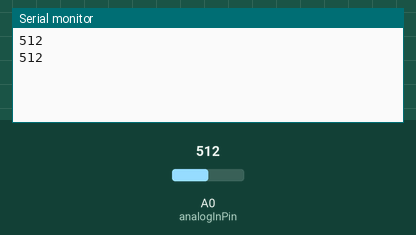
Recording of a sketch running on a simulated Arduino Uno, built with avr-gcc and run on an emulated ATmega328P. Shown: the last lines printed to the serial monitor. Inputs (shaded band) come from the test bench; at power-on: A0 (analogInPin) = 512.

Above: at 10.8 s.
10.9 s: A0 (analogInPin) set to 716
At 20.7 s:
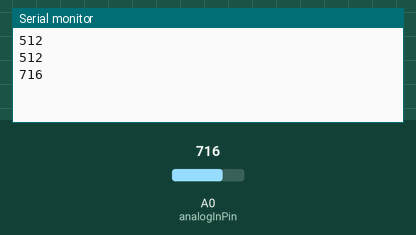
20.9 s: A0 (analogInPin) set to 900
At 30.9 s:
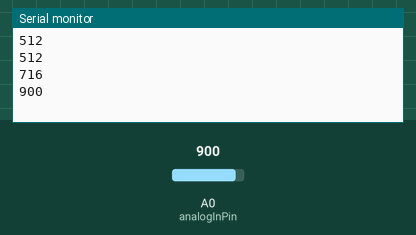
Timing chart, 0 to 32.4 s (numbered marks = the images above; inputs shaded):
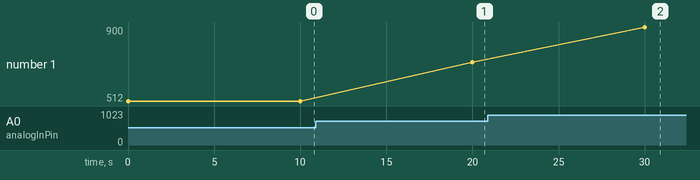

The sketch:

AnalogToSerial.ino
```cpp
/*
  Analog input, serial output

 The circuit:
 * connect a photoresistor between analog pin 0 and +5V
 * connect a 10K resistor between analog pin 0 and ground

 */

// These constants won't change.  They're used to give names
// to the pins used:
const int analogInPin = A0;  // Analog input pin

int sensorValue = 0;        // value read from the pot

void setup() {
  // initialize serial communications at 9600 bps:
  Serial.begin(9600);
}

void loop() {
  // read the analog in value:
  sensorValue = analogRead(analogInPin);

  // print the results to the serial monitor:
  Serial.println(sensorValue);

  // wait 10 seconds before the next loop
  delay(10000);
}
```

Measured:
- after the input at 10.9 s, the serial monitor: prints a new line after 9.1 s (image 1)
- after the input at 20.9 s, the serial monitor: prints a new line after 9.1 s (image 2)
- plotted number 1: 512 → 716 after the input at 10.9 s, 716 → 900 after the input at 20.9 s
